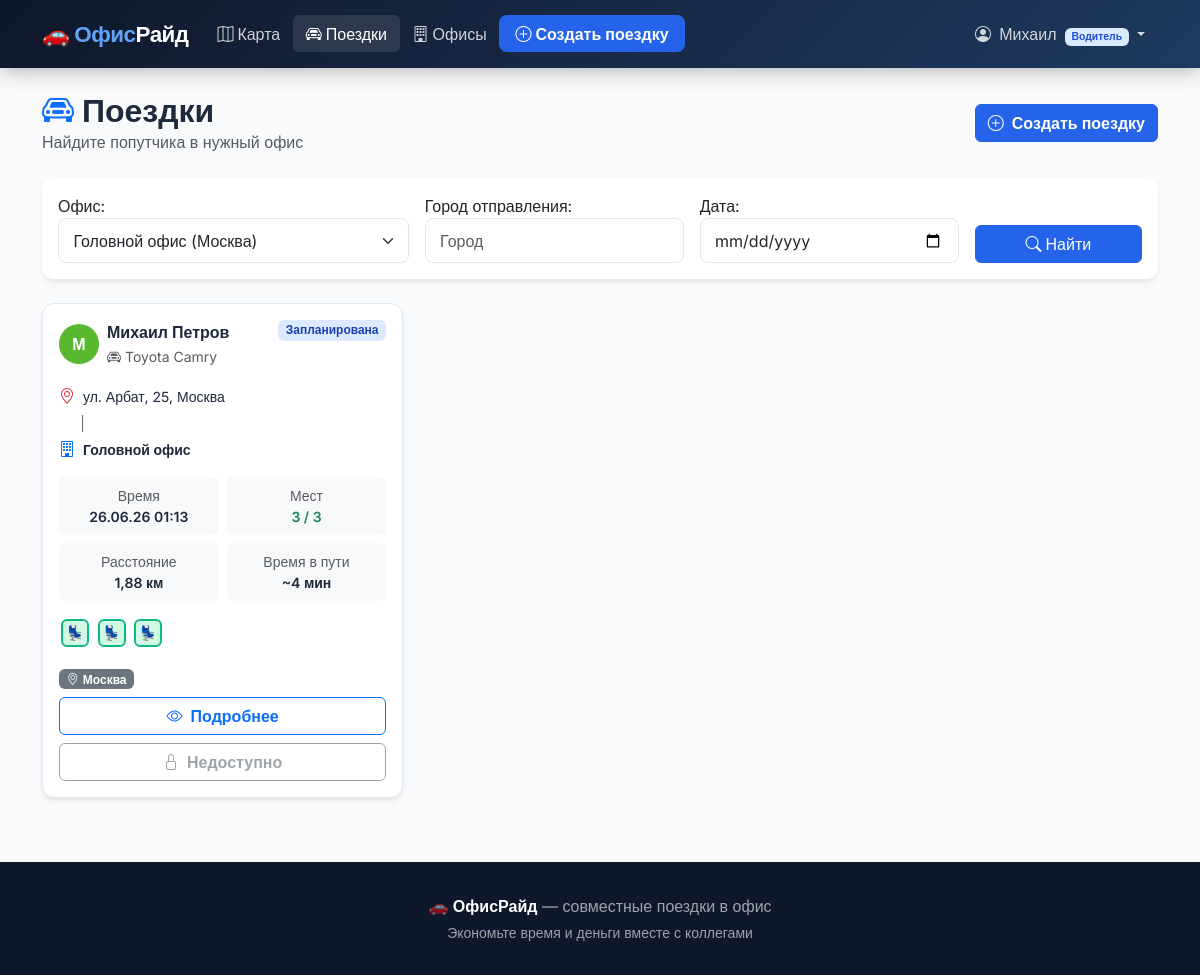
The page /rides/?office=1 (signed in) on the database its author committed.
### rides/models.py (models this page shows, shortened)
class UserProfile(models.Model):
    ROLE_CHOICES = [
        ('admin', 'Администратор'),
        ('driver', 'Водитель'),
        ('passenger', 'Пассажир'),
    ]
    user = models.OneToOneField(User, on_delete=models.CASCADE, related_name='profile')
    role = models.CharField(max_length=20, choices=ROLE_CHOICES, default='passenger')
    phone = models.CharField(max_length=20, blank=True)
    avatar = models.ImageField(upload_to='avatars/', blank=True, null=True)
    home_address = models.CharField(max_length=255, blank=True)
    home_lat = models.FloatField(null=True, blank=True)
    home_lon = models.FloatField(null=True, blank=True)
    city = models.CharField(max_length=100, blank=True)
    car_model = models.CharField(max_length=100, blank=True)
    car_plate = models.CharField(max_length=20, blank=True)
    car_seats = models.IntegerField(default=4)
    rating = models.FloatField(default=5.0)
    total_rides = models.IntegerField(default=0)
    def is_driver(self):
        return self.role == 'driver'

class Ride(models.Model):
    STATUS_CHOICES = [
        ('scheduled', 'Запланирована'),
        ('active', 'В пути'),
        ('completed', 'Завершена'),
        ('cancelled', 'Отменена'),
    ]
    driver = models.ForeignKey(User, on_delete=models.CASCADE, related_name='rides_as_driver')
    office = models.ForeignKey(Office, on_delete=models.CASCADE, related_name='rides')
    departure_address = models.CharField(max_length=500)
    departure_lat = models.FloatField()
    departure_lon = models.FloatField()
    departure_city = models.CharField(max_length=100, blank=True)
    departure_time = models.DateTimeField()
    status = models.CharField(max_length=20, choices=STATUS_CHOICES, default='scheduled')
    available_seats = models.IntegerField(default=3)
    total_seats = models.IntegerField(default=3)
    comment = models.TextField(blank=True)
    route_distance_km = models.FloatField(null=True, blank=True)
    route_duration_min = models.FloatField(null=True, blank=True)
    route_geometry = models.TextField(blank=True)
    current_lat = models.FloatField(null=True, blank=True)
    current_lon = models.FloatField(null=True, blank=True)
    simulation_progress = models.FloatField(default=0.0)
    created_at = models.DateTimeField(auto_now_add=True)
    updated_at = models.DateTimeField(auto_now=True)
    class Meta:
        ordering = ['-departure_time']
    def can_join(self, user):
        if self.status != 'scheduled':
            return False, "Поездка уже началась или завершена"
        if self.driver == user:
            return False, "Вы являетесь водителем этой поездки"

class Office(models.Model):
    name = models.CharField(max_length=200)
    address = models.CharField(max_length=500)
    city = models.CharField(max_length=100)
    lat = models.FloatField()
    lon = models.FloatField()
    description = models.TextField(blank=True)
    photo = models.ImageField(upload_to='offices/', blank=True, null=True)
    is_active = models.BooleanField(default=True)
    created_at = models.DateTimeField(auto_now_add=True)
    class Meta:
        ordering = ['city', 'name']
    def __str__(self):
        return f"{self.name} ({self.city})"

### rides/views.py (the view)
# urls.py: path('rides/', views.ride_list, name='ride_list'),
@login_required
def ride_list(request):
    form = RideFilterForm(request.GET)
    rides = Ride.objects.filter(
        status='scheduled'
    ).select_related('driver', 'driver__profile', 'office').order_by('departure_time')
    if form.is_valid():
        office = form.cleaned_data.get('office')
        city = form.cleaned_data.get('city')
        date = form.cleaned_data.get('date')
        if office:
            rides = rides.filter(office=office)
        if city:
            rides = rides.filter(departure_city__icontains=city)
        if date:
            rides = rides.filter(departure_time__date=date)
    rides_with_info = []
    for ride in rides:
        passengers_count = ride.passengers.filter(status='confirmed').count()
        can_join, reason = ride.can_join(request.user)
        rides_with_info.append({
            'ride': ride,
            'passengers_count': passengers_count,
            'free_seats': ride.available_seats - passengers_count,
            'can_join': can_join,
            'join_reason': reason,
        })
    context = {
        'rides': rides_with_info,
        'filter_form': form,
        'offices': Office.objects.filter(is_active=True),
    }
    return render(request, 'rides/ride_list.html', context)

### templates/rides/ride_list.html (shortened to what this page needs)
{% extends 'base.html' %}
{% block nav_rides %}active{% endblock %}
{% load l10n %}
{% block content %}
<div class="container mt-4 mb-5">
    <div class="d-flex justify-content-between align-items-center mb-4">
        <div>
            <h2 class="fw-bold mb-0"><i class="bi bi-car-front text-primary me-2"></i>Поездки</h2>
            <p class="text-muted mb-0">Найдите попутчика в нужный офис</p>
        </div>
        {% if user.is_authenticated and user.profile.is_driver or user.is_staff %}
        <a href="{% url 'ride_create' %}" class="btn btn-primary fw-semibold">
            <i class="bi bi-plus-circle me-2"></i>Создать поездку
        </a>
        {% endif %}
    </div>
    <div class="card mb-4">
        <div class="card-body">
            <form method="get" class="row g-3 align-items-end">
                <div class="col-md-4">
                    {{ filter_form.office.label_tag }}
                    {{ filter_form.office }}
                </div>
                <div class="col-md-3">
                    {{ filter_form.city.label_tag }}
                    {{ filter_form.city }}
                </div>
                <div class="col-md-3">
                    {{ filter_form.date.label_tag }}
                    {{ filter_form.date }}
                </div>
                <div class="col-md-2">
                    <button type="submit" class="btn btn-primary w-100">
                        <i class="bi bi-search me-1"></i>Найти
                    </button>
                </div>
            </form>
        </div>
    </div>
    {% if rides %}
        <div class="row g-3">
            {% for item in rides %}
            {% with ride=item.ride %}
            <div class="col-md-6 col-lg-4">
                <div class="ride-card p-3 h-100 d-flex flex-column">
                    <div class="d-flex justify-content-between align-items-start mb-3">
                        <div class="d-flex align-items-center gap-2">
                            <div class="passenger-avatar" style="background: hsl({{ forloop.counter|add:100 }}deg, 60%, 45%)">
                                {{ ride.driver.first_name|first|default:ride.driver.username|first|upper }}
                            </div>
                            <div>
                                <div class="fw-semibold">{{ ride.driver.get_full_name|default:ride.driver.username }}</div>
                                <small class="text-muted">
                                    {% if ride.driver.profile.car_model %}
                                        <i class="bi bi-car-front me-1"></i>{{ ride.driver.profile.car_model }}
                                    {% else %}
                                        <i class="bi bi-star-fill text-warning me-1"></i>{{ ride.driver.profile.rating }}
                                    {% endif %}
                                </small>
                            </div>
                        </div>
                        <span class="badge status-{{ ride.status }}">{{ ride.get_status_display }}</span>
                    </div>
                    <div class="mb-3">
                        <div class="d-flex align-items-center mb-1">
                            <i class="bi bi-geo-alt text-danger me-2"></i>
                            <span class="small">{{ ride.departure_address|truncatechars:40 }}</span>
                        </div>
                        <div class="d-flex align-items-center mb-1 text-muted" style="margin-left:20px">
                            <small>│</small>
                        </div>
                        <div class="d-flex align-items-center">
                            <i class="bi bi-building text-primary me-2"></i>
                            <span class="small fw-semibold">{{ ride.office.name }}</span>
                        </div>
                    </div>
                    <div class="row g-2 mb-3">
                        <div class="col-6">
                            <div class="bg-light rounded p-2 text-center">
                                <div class="small text-muted">Время</div>
                                <div class="fw-semibold small">{{ ride.departure_time|date:"d.m.y H:i" }}</div>
                            </div>
                        </div>
                        <div class="col-6">
                            <div class="bg-light rounded p-2 text-center">
                                <div class="small text-muted">Мест</div>
                                <div class="fw-semibold small {% if item.free_seats == 0 %}text-danger{% else %}text-success{% endif %}">
                                    {{ item.free_seats }} / {{ ride.available_seats }}
                                </div>
                            </div>
                        </div>
                        {% if ride.route_distance_km %}
                        <div class="col-6">
                            <div class="bg-light rounded p-2 text-center">
                                <div class="small text-muted">Расстояние</div>
                                <div class="fw-semibold small">{{ ride.route_distance_km }} км</div>
                            </div>
                        </div>
                        {% endif %}
                        {% if ride.route_duration_min %}
                        <div class="col-6">
                            <div class="bg-light rounded p-2 text-center">
                                <div class="small text-muted">Время в пути</div>
                                <div class="fw-semibold small">~{{ ride.route_duration_min|floatformat:0 }} мин</div>
                            </div>
                        </div>
                        {% endif %}
                    </div>
                    <div class="mb-3">
                        {% for i in "123456"|make_list %}
                            {% if forloop.counter <= item.passengers_count %}
                                <span class="seat-indicator occupied" title="Занято">👤</span>
                            {% elif forloop.counter <= ride.available_seats %}
                                <span class="seat-indicator free" title="Свободно">💺</span>
                            {% endif %}
                        {% endfor %}
                    </div>
                    {% if ride.departure_city %}
                    <div class="mb-2">
                        <span class="badge bg-secondary">
                            <i class="bi bi-geo-alt me-1"></i>{{ ride.departure_city }}
                        </span>
                    </div>
                    {% endif %}
                    <div class="mt-auto">
                        <a href="{% url 'ride_detail' ride.pk %}" class="btn btn-outline-primary w-100 fw-semibold">
                            <i class="bi bi-eye me-2"></i>Подробнее
                        </a>
                        {% if user.is_authenticated and item.can_join %}
                        <a href="{% url 'ride_detail' ride.pk %}" class="btn btn-success w-100 fw-semibold mt-2">
                            <i class="bi bi-plus-circle me-2"></i>Присоединиться
                        </a>
                        {% elif user.is_authenticated and not item.can_join and item.join_reason != 'OK' %}
                        <button class="btn btn-outline-secondary w-100 mt-2 fw-semibold" disabled
                                title="{{ item.join_reason }}">
                            <i class="bi bi-lock me-2"></i>Недоступно
                        </button>
                        {% endif %}
                    </div>
                </div>
            </div>
            {% endwith %}
            {% endfor %}
        </div>
    {% endif %}
</div>
{% endblock %}

### templates/base.html (shortened to what this page needs)
<!DOCTYPE html>
<html lang="ru">
<head>
    <link href="https://cdn.jsdelivr.net/npm/bootstrap@5.3.2/dist/css/bootstrap.min.css" rel="stylesheet">
    <link rel="stylesheet" href="https://cdn.jsdelivr.net/npm/bootstrap-icons@1.11.3/font/bootstrap-icons.min.css">
    <link rel="stylesheet" href="https://unpkg.com/leaflet@1.9.4/dist/leaflet.css">
</head>
<body>
<nav class="navbar navbar-expand-lg navbar-custom sticky-top">
    <div class="container">
        <a class="navbar-brand" href="{% url 'index' %}">
            🚗 <span>Офис</span>Райд
        </a>
        <div class="collapse navbar-collapse" id="navbarNav">
            <ul class="navbar-nav me-auto">
                <li class="nav-item">
                    <a class="nav-link {% block nav_index %}{% endblock %}" href="{% url 'index' %}">
                        <i class="bi bi-map me-1"></i>Карта
                    </a>
                </li>
                <li class="nav-item">
                    <a class="nav-link {% block nav_rides %}{% endblock %}" href="{% url 'ride_list' %}">
                        <i class="bi bi-car-front me-1"></i>Поездки
                    </a>
                </li>
                <li class="nav-item">
                    <a class="nav-link {% block nav_offices %}{% endblock %}" href="{% url 'office_list' %}">
                        <i class="bi bi-building me-1"></i>Офисы
                    </a>
                </li>
                {% if user.is_authenticated %}
                    {% if user.profile.is_driver or user.profile.is_admin or user.is_staff %}
                    <li class="nav-item">
                        <a class="nav-link nav-btn" href="{% url 'ride_create' %}">
                            <i class="bi bi-plus-circle me-1"></i>Создать поездку
                        </a>
                    </li>
                    {% endif %}
                {% endif %}
            </ul>
            <ul class="navbar-nav">
                {% if user.is_authenticated %}
                    <li class="nav-item dropdown">
                        <a class="nav-link dropdown-toggle" href="#" data-bs-toggle="dropdown">
                            <i class="bi bi-person-circle me-1"></i>
                            {{ user.first_name|default:user.username }}
                            <span class="badge ms-1 {% if user.profile.role == 'driver' %}badge-role-driver{% elif user.profile.role == 'admin' %}badge-role-admin{% else %}badge-role-passenger{% endif %}" style="font-size:0.65rem">
                                {{ user.profile.get_role_display }}
                            </span>
                        </a>
                    </li>
                {% endif %}
            </ul>
        </div>
    </div>
</nav>
{% block content %}{% endblock %}
<footer>
    <div class="container text-center">
        <p class="mb-1">🚗 <strong style="color:white">ОфисРайд</strong> — совместные поездки в офис</p>
        <p class="mb-0 small">Экономьте время и деньги вместе с коллегами</p>
    </div>
</footer>
</body>
</html>

### rows shown on the page
Ride: ride.driver.first_name|first "М", ride.driver.get_full_name "Михаил Петров", ride.driver.profile.car_model "Toyota Camry", ride.status "Запланирована", ride.departure_address "ул. Арбат, 25, Москва", ride.office.name "Головной офис", ride.departure_time "26.06.26 01:13", free_seats "3", ride.available_seats "3", ride.route_distance_km "1,88", ride.route_duration_min "4", ride.departure_city "Москва"

### other values the page prints
{{ user.first_name|default:user.username }} "Михаил"
{{ user.profile.get_role_display }} "Водитель"
{{ filter_form.office.label_tag }} "Офис:"
{{ filter_form.city.label_tag }} "Город отправления:"
{{ filter_form.date.label_tag }} "Дата:"
